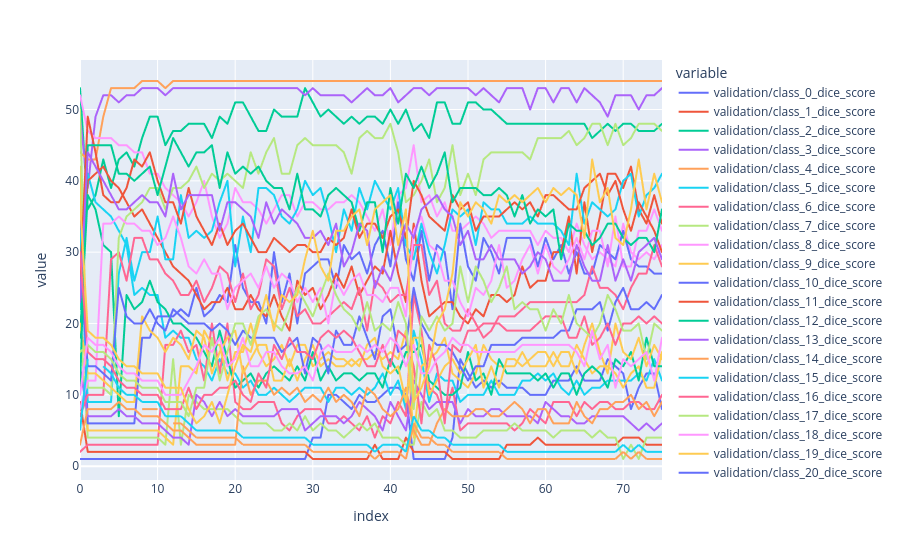

Notebook source saved alongside this figure:
### Code cell
px.line(
    (
        df
        .filter(axis="columns", regex="validation/class*")
        .rank(axis="columns", method="first")
        .iloc[:, :30]
    ),
)

### Figure 1 — Plotly figure (JSON) as saved in the notebook; plotly's stock layout.template omitted (floating-point values rounded to 4 significant figures)
{"data": [{"hovertemplate": "variable=validation/class_0_dice_score<br>index=%{x}<br>value=%{y}<extra></extra>", "legendgroup": "validation/class_0_dice_score", "line": {"color": "#636efa", "dash": "solid"}, "marker": {"symbol": "circle"}, "mode": "lines", "name": "validation/class_0_dice_score", "showlegend": true, "type": "scattergl", "x": [0, 1, 2, 3, 4, 5, 6, 7, 8, 9, 10, 11, 12, 13, 14, 15, 16, 17, 18, 19, 20, 21, 22, 23, 24, 25, 26, 27, 28, 29, 30, 31, 32, 33, 34, 35, 36, 37, 38, 39, 40, 41, 42, 43, 44, 45, 46, 47, 48, 49, 50, 51, 52, 53, 54, 55, 56, 57, 58, 59, 60, 61, 62, 63, 64, 65, 66, 67, 68, 69, 70, 71, 72, 73, 74, 75], "xaxis": "x", "y": [1.0, 1.0, 1.0, 1.0, 1.0, 1.0, 1.0, 1.0, 1.0, 1.0, 1.0, 1.0, 1.0, 1.0, 1.0, 1.0, 1.0, 1.0, 1.0, 1.0, 1.0, 1.0, 1.0, 1.0, 1.0, 1.0, 1.0, 1.0, 1.0, 1.0, 4.0, 4.0, 10.0, 10.0, 9.0, 8.0, 10.0, 9.0, 9.0, 10.0, 11.0, 11.0, 10.0, 1.0, 1.0, 1.0, 1.0, 1.0, 4.0, 15.0, 13.0, 11.0, 12.0, 11.0, 12.0, 11.0, 11.0, 11.0, 10.0, 10.0, 10.0, 12.0, 12.0, 12.0, 14.0, 12.0, 12.0, 12.0, 15.0, 14.0, 13.0, 8.0, 11.0, 13.0, 13.0, 8.0], "yaxis": "y"}, {"hovertemplate": "variable=validation/class_1_dice_score<br>index=%{x}<br>value=%{y}<extra></extra>", "legendgroup": "validation/class_1_dice_score", "line": {"color": "#EF553B", "dash": "solid"}, "marker": {"symbol": "circle"}, "mode": "lines", "name": "validation/class_1_dice_score", "showlegend": true, "type": "scattergl", "x": [0, 1, 2, 3, 4, 5, 6, 7, 8, 9, 10, 11, 12, 13, 14, 15, 16, 17, 18, 19, 20, 21, 22, 23, 24, 25, 26, 27, 28, 29, 30, 31, 32, 33, 34, 35, 36, 37, 38, 39, 40, 41, 42, 43, 44, 45, 46, 47, 48, 49, 50, 51, 52, 53, 54, 55, 56, 57, 58, 59, 60, 61, 62, 63, 64, 65, 66, 67, 68, 69, 70, 71, 72, 73, 74, 75], "xaxis": "x", "y": [9.0, 2.0, 2.0, 2.0, 2.0, 2.0, 2.0, 2.0, 2.0, 2.0, 2.0, 2.0, 2.0, 2.0, 2.0, 2.0, 2.0, 2.0, 2.0, 2.0, 2.0, 2.0, 2.0, 2.0, 2.0, 2.0, 2.0, 2.0, 2.0, 2.0, 1.0, 1.0, 1.0, 1.0, 1.0, 1.0, 1.0, 1.0, 3.0, 1.0, 1.0, 1.0, 4.0, 2.0, 2.0, 2.0, 2.0, 2.0, 1.0, 1.0, 1.0, 1.0, 1.0, 1.0, 1.0, 3.0, 3.0, 3.0, 3.0, 4.0, 3.0, 3.0, 3.0, 3.0, 3.0, 3.0, 3.0, 3.0, 3.0, 3.0, 4.0, 4.0, 4.0, 3.0, 3.0, 3.0], "yaxis": "y"}, {"hovertemplate": "variable=validation/class_2_dice_score<br>index=%{x}<br>value=%{y}<extra></extra>", "legendgroup": "validation/class_2_dice_score", "line": {"color": "#00cc96", "dash": "solid"}, "marker": {"symbol": "circle"}, "mode": "lines", "name": "validation/class_2_dice_score", "showlegend": true, "type": "scattergl", "x": [0, 1, 2, 3, 4, 5, 6, 7, 8, 9, 10, 11, 12, 13, 14, 15, 16, 17, 18, 19, 20, 21, 22, 23, 24, 25, 26, 27, 28, 29, 30, 31, 32, 33, 34, 35, 36, 37, 38, 39, 40, 41, 42, 43, 44, 45, 46, 47, 48, 49, 50, 51, 52, 53, 54, 55, 56, 57, 58, 59, 60, 61, 62, 63, 64, 65, 66, 67, 68, 69, 70, 71, 72, 73, 74, 75], "xaxis": "x", "y": [53.0, 36.0, 38.0, 43.0, 39.0, 43.0, 44.0, 42.0, 46.0, 49.0, 49.0, 45.0, 47.0, 47.0, 48.0, 48.0, 48.0, 46.0, 49.0, 48.0, 51.0, 51.0, 49.0, 47.0, 47.0, 50.0, 49.0, 49.0, 49.0, 53.0, 51.0, 49.0, 50.0, 49.0, 48.0, 49.0, 48.0, 49.0, 49.0, 48.0, 50.0, 48.0, 50.0, 47.0, 48.0, 46.0, 51.0, 51.0, 48.0, 48.0, 51.0, 51.0, 50.0, 50.0, 49.0, 48.0, 48.0, 48.0, 48.0, 48.0, 48.0, 48.0, 48.0, 48.0, 48.0, 48.0, 46.0, 47.0, 48.0, 47.0, 48.0, 48.0, 47.0, 47.0, 47.0, 48.0], "yaxis": "y"}, {"hovertemplate": "variable=validation/class_3_dice_score<br>index=%{x}<br>value=%{y}<extra></extra>", "legendgroup": "validation/class_3_dice_score", "line": {"color": "#ab63fa", "dash": "solid"}, "marker": {"symbol": "circle"}, "mode": "lines", "name": "validation/class_3_dice_score", "showlegend": true, "type": "scattergl", "x": [0, 1, 2, 3, 4, 5, 6, 7, 8, 9, 10, 11, 12, 13, 14, 15, 16, 17, 18, 19, 20, 21, 22, 23, 24, 25, 26, 27, 28, 29, 30, 31, 32, 33, 34, 35, 36, 37, 38, 39, 40, 41, 42, 43, 44, 45, 46, 47, 48, 49, 50, 51, 52, 53, 54, 55, 56, 57, 58, 59, 60, 61, 62, 63, 64, 65, 66, 67, 68, 69, 70, 71, 72, 73, 74, 75], "xaxis": "x", "y": [49.0, 39.0, 49.0, 52.0, 52.0, 51.0, 52.0, 52.0, 53.0, 53.0, 53.0, 52.0, 53.0, 53.0, 53.0, 53.0, 53.0, 53.0, 53.0, 53.0, 53.0, 53.0, 53.0, 53.0, 53.0, 53.0, 53.0, 53.0, 53.0, 52.0, 53.0, 52.0, 52.0, 52.0, 52.0, 51.0, 52.0, 53.0, 52.0, 52.0, 53.0, 51.0, 52.0, 53.0, 53.0, 52.0, 53.0, 53.0, 53.0, 53.0, 53.0, 52.0, 53.0, 52.0, 51.0, 53.0, 53.0, 53.0, 50.0, 53.0, 53.0, 51.0, 53.0, 53.0, 51.0, 53.0, 52.0, 51.0, 49.0, 52.0, 52.0, 52.0, 50.0, 52.0, 52.0, 53.0], "yaxis": "y"}, {"hovertemplate": "variable=validation/class_4_dice_score<br>index=%{x}<br>value=%{y}<extra></extra>", "legendgroup": "validation/class_4_dice_score", "line": {"color": "#FFA15A", "dash": "solid"}, "marker": {"symbol": "circle"}, "mode": "lines", "name": "validation/class_4_dice_score", "showlegend": true, "type": "scattergl", "x": [0, 1, 2, 3, 4, 5, 6, 7, 8, 9, 10, 11, 12, 13, 14, 15, 16, 17, 18, 19, 20, 21, 22, 23, 24, 25, 26, 27, 28, 29, 30, 31, 32, 33, 34, 35, 36, 37, 38, 39, 40, 41, 42, 43, 44, 45, 46, 47, 48, 49, 50, 51, 52, 53, 54, 55, 56, 57, 58, 59, 60, 61, 62, 63, 64, 65, 66, 67, 68, 69, 70, 71, 72, 73, 74, 75], "xaxis": "x", "y": [44.0, 43.0, 43.0, 49.0, 53.0, 53.0, 53.0, 53.0, 54.0, 54.0, 54.0, 53.0, 54.0, 54.0, 54.0, 54.0, 54.0, 54.0, 54.0, 54.0, 54.0, 54.0, 54.0, 54.0, 54.0, 54.0, 54.0, 54.0, 54.0, 54.0, 54.0, 54.0, 54.0, 54.0, 54.0, 54.0, 54.0, 54.0, 54.0, 54.0, 54.0, 54.0, 54.0, 54.0, 54.0, 54.0, 54.0, 54.0, 54.0, 54.0, 54.0, 54.0, 54.0, 54.0, 54.0, 54.0, 54.0, 54.0, 54.0, 54.0, 54.0, 54.0, 54.0, 54.0, 54.0, 54.0, 54.0, 54.0, 54.0, 54.0, 54.0, 54.0, 54.0, 54.0, 54.0, 54.0], "yaxis": "y"}, {"hovertemplate": "variable=validation/class_5_dice_score<br>index=%{x}<br>value=%{y}<extra></extra>", "legendgroup": "validation/class_5_dice_score", "line": {"color": "#19d3f3", "dash": "solid"}, "marker": {"symbol": "circle"}, "mode": "lines", "name": "validation/class_5_dice_score", "showlegend": true, "type": "scattergl", "x": [0, 1, 2, 3, 4, 5, 6, 7, 8, 9, 10, 11, 12, 13, 14, 15, 16, 17, 18, 19, 20, 21, 22, 23, 24, 25, 26, 27, 28, 29, 30, 31, 32, 33, 34, 35, 36, 37, 38, 39, 40, 41, 42, 43, 44, 45, 46, 47, 48, 49, 50, 51, 52, 53, 54, 55, 56, 57, 58, 59, 60, 61, 62, 63, 64, 65, 66, 67, 68, 69, 70, 71, 72, 73, 74, 75], "xaxis": "x", "y": [22.0, 41.0, 37.0, 36.0, 35.0, 33.0, 31.0, 24.0, 25.0, 24.0, 24.0, 18.0, 19.0, 18.0, 18.0, 15.0, 14.0, 12.0, 15.0, 13.0, 13.0, 11.0, 12.0, 10.0, 10.0, 11.0, 10.0, 9.0, 10.0, 11.0, 11.0, 11.0, 9.0, 11.0, 11.0, 10.0, 11.0, 10.0, 11.0, 13.0, 10.0, 12.0, 8.0, 19.0, 15.0, 9.0, 13.0, 12.0, 12.0, 9.0, 10.0, 10.0, 10.0, 12.0, 10.0, 10.0, 10.0, 12.0, 12.0, 13.0, 12.0, 13.0, 11.0, 10.0, 12.0, 10.0, 11.0, 11.0, 12.0, 12.0, 12.0, 12.0, 13.0, 12.0, 15.0, 12.0], "yaxis": "y"}, {"hovertemplate": "variable=validation/class_6_dice_score<br>index=%{x}<br>value=%{y}<extra></extra>", "legendgroup": "validation/class_6_dice_score", "line": {"color": "#FF6692", "dash": "solid"}, "marker": {"symbol": "circle"}, "mode": "lines", "name": "validation/class_6_dice_score", "showlegend": true, "type": "scattergl", "x": [0, 1, 2, 3, 4, 5, 6, 7, 8, 9, 10, 11, 12, 13, 14, 15, 16, 17, 18, 19, 20, 21, 22, 23, 24, 25, 26, 27, 28, 29, 30, 31, 32, 33, 34, 35, 36, 37, 38, 39, 40, 41, 42, 43, 44, 45, 46, 47, 48, 49, 50, 51, 52, 53, 54, 55, 56, 57, 58, 59, 60, 61, 62, 63, 64, 65, 66, 67, 68, 69, 70, 71, 72, 73, 74, 75], "xaxis": "x", "y": [2.0, 3.0, 3.0, 3.0, 3.0, 3.0, 3.0, 3.0, 3.0, 3.0, 3.0, 17.0, 17.0, 19.0, 16.0, 17.0, 12.0, 20.0, 13.0, 20.0, 9.0, 8.0, 8.0, 9.0, 9.0, 9.0, 6.0, 5.0, 7.0, 8.0, 8.0, 8.0, 6.0, 6.0, 7.0, 6.0, 5.0, 7.0, 4.0, 7.0, 6.0, 9.0, 7.0, 24.0, 19.0, 11.0, 10.0, 7.0, 11.0, 5.0, 6.0, 6.0, 6.0, 6.0, 6.0, 6.0, 5.0, 6.0, 8.0, 7.0, 6.0, 9.0, 9.0, 9.0, 7.0, 9.0, 8.0, 9.0, 9.0, 8.0, 8.0, 9.0, 9.0, 8.0, 8.0, 10.0], "yaxis": "y"}, {"hovertemplate": "variable=validation/class_7_dice_score<br>index=%{x}<br>value=%{y}<extra></extra>", "legendgroup": "validation/class_7_dice_score", "line": {"color": "#B6E880", "dash": "solid"}, "marker": {"symbol": "circle"}, "mode": "lines", "name": "validation/class_7_dice_score", "showlegend": true, "type": "scattergl", "x": [0, 1, 2, 3, 4, 5, 6, 7, 8, 9, 10, 11, 12, 13, 14, 15, 16, 17, 18, 19, 20, 21, 22, 23, 24, 25, 26, 27, 28, 29, 30, 31, 32, 33, 34, 35, 36, 37, 38, 39, 40, 41, 42, 43, 44, 45, 46, 47, 48, 49, 50, 51, 52, 53, 54, 55, 56, 57, 58, 59, 60, 61, 62, 63, 64, 65, 66, 67, 68, 69, 70, 71, 72, 73, 74, 75], "xaxis": "x", "y": [21.0, 4.0, 4.0, 4.0, 4.0, 4.0, 4.0, 4.0, 4.0, 4.0, 4.0, 3.0, 15.0, 3.0, 10.0, 9.0, 8.0, 8.0, 8.0, 8.0, 7.0, 6.0, 6.0, 6.0, 6.0, 5.0, 5.0, 6.0, 5.0, 7.0, 5.0, 6.0, 5.0, 5.0, 4.0, 5.0, 6.0, 5.0, 6.0, 4.0, 4.0, 4.0, 3.0, 3.0, 9.0, 7.0, 8.0, 5.0, 5.0, 4.0, 4.0, 4.0, 5.0, 5.0, 5.0, 5.0, 6.0, 5.0, 5.0, 5.0, 5.0, 4.0, 5.0, 5.0, 5.0, 5.0, 4.0, 5.0, 4.0, 4.0, 1.0, 3.0, 1.0, 4.0, 4.0, 4.0], "yaxis": "y"}, {"hovertemplate": "variable=validation/class_8_dice_score<br>index=%{x}<br>value=%{y}<extra></extra>", "legendgroup": "validation/class_8_dice_score", "line": {"color": "#FF97FF", "dash": "solid"}, "marker": {"symbol": "circle"}, "mode": "lines", "name": "validation/class_8_dice_score", "showlegend": true, "type": "scattergl", "x": [0, 1, 2, 3, 4, 5, 6, 7, 8, 9, 10, 11, 12, 13, 14, 15, 16, 17, 18, 19, 20, 21, 22, 23, 24, 25, 26, 27, 28, 29, 30, 31, 32, 33, 34, 35, 36, 37, 38, 39, 40, 41, 42, 43, 44, 45, 46, 47, 48, 49, 50, 51, 52, 53, 54, 55, 56, 57, 58, 59, 60, 61, 62, 63, 64, 65, 66, 67, 68, 69, 70, 71, 72, 73, 74, 75], "xaxis": "x", "y": [52.0, 47.0, 46.0, 46.0, 46.0, 45.0, 45.0, 44.0, 44.0, 41.0, 41.0, 39.0, 38.0, 37.0, 35.0, 37.0, 40.0, 35.0, 32.0, 34.0, 39.0, 37.0, 37.0, 36.0, 34.0, 36.0, 38.0, 38.0, 35.0, 37.0, 37.0, 36.0, 36.0, 37.0, 37.0, 38.0, 37.0, 35.0, 33.0, 36.0, 31.0, 38.0, 39.0, 45.0, 37.0, 38.0, 35.0, 37.0, 33.0, 33.0, 34.0, 35.0, 34.0, 32.0, 33.0, 33.0, 33.0, 33.0, 33.0, 31.0, 33.0, 32.0, 32.0, 30.0, 34.0, 31.0, 29.0, 30.0, 29.0, 28.0, 34.0, 30.0, 29.0, 30.0, 29.0, 31.0], "yaxis": "y"}, {"hovertemplate": "variable=validation/class_9_dice_score<br>index=%{x}<br>value=%{y}<extra></extra>", "legendgroup": "validation/class_9_dice_score", "line": {"color": "#FECB52", "dash": "solid"}, "marker": {"symbol": "circle"}, "mode": "lines", "name": "validation/class_9_dice_score", "showlegend": true, "type": "scattergl", "x": [0, 1, 2, 3, 4, 5, 6, 7, 8, 9, 10, 11, 12, 13, 14, 15, 16, 17, 18, 19, 20, 21, 22, 23, 24, 25, 26, 27, 28, 29, 30, 31, 32, 33, 34, 35, 36, 37, 38, 39, 40, 41, 42, 43, 44, 45, 46, 47, 48, 49, 50, 51, 52, 53, 54, 55, 56, 57, 58, 59, 60, 61, 62, 63, 64, 65, 66, 67, 68, 69, 70, 71, 72, 73, 74, 75], "xaxis": "x", "y": [42.0, 5.0, 5.0, 5.0, 5.0, 5.0, 5.0, 5.0, 5.0, 5.0, 5.0, 4.0, 3.0, 14.0, 14.0, 13.0, 19.0, 17.0, 17.0, 12.0, 16.0, 16.0, 20.0, 16.0, 14.0, 15.0, 17.0, 14.0, 17.0, 17.0, 14.0, 15.0, 16.0, 15.0, 15.0, 14.0, 15.0, 15.0, 16.0, 15.0, 16.0, 15.0, 19.0, 4.0, 14.0, 15.0, 16.0, 18.0, 13.0, 12.0, 11.0, 13.0, 17.0, 15.0, 14.0, 14.0, 14.0, 16.0, 14.0, 14.0, 14.0, 16.0, 14.0, 14.0, 17.0, 15.0, 13.0, 14.0, 14.0, 13.0, 11.0, 13.0, 14.0, 11.0, 11.0, 16.0], "yaxis": "y"}, {"hovertemplate": "variable=validation/class_10_dice_score<br>index=%{x}<br>value=%{y}<extra></extra>", "legendgroup": "validation/class_10_dice_score", "line": {"color": "#636efa", "dash": "solid"}, "marker": {"symbol": "circle"}, "mode": "lines", "name": "validation/class_10_dice_score", "showlegend": true, "type": "scattergl", "x": [0, 1, 2, 3, 4, 5, 6, 7, 8, 9, 10, 11, 12, 13, 14, 15, 16, 17, 18, 19, 20, 21, 22, 23, 24, 25, 26, 27, 28, 29, 30, 31, 32, 33, 34, 35, 36, 37, 38, 39, 40, 41, 42, 43, 44, 45, 46, 47, 48, 49, 50, 51, 52, 53, 54, 55, 56, 57, 58, 59, 60, 61, 62, 63, 64, 65, 66, 67, 68, 69, 70, 71, 72, 73, 74, 75], "xaxis": "x", "y": [36.0, 6.0, 6.0, 6.0, 6.0, 6.0, 6.0, 6.0, 18.0, 18.0, 21.0, 21.0, 21.0, 22.0, 21.0, 25.0, 21.0, 22.0, 24.0, 23.0, 31.0, 25.0, 23.0, 23.0, 20.0, 30.0, 23.0, 27.0, 20.0, 27.0, 28.0, 29.0, 29.0, 25.0, 31.0, 29.0, 30.0, 27.0, 31.0, 33.0, 28.0, 37.0, 29.0, 26.0, 33.0, 26.0, 31.0, 30.0, 22.0, 34.0, 28.0, 26.0, 32.0, 30.0, 27.0, 32.0, 32.0, 32.0, 32.0, 28.0, 32.0, 29.0, 31.0, 27.0, 30.0, 27.0, 27.0, 31.0, 30.0, 29.0, 33.0, 29.0, 28.0, 28.0, 27.0, 27.0], "yaxis": "y"}, {"hovertemplate": "variable=validation/class_11_dice_score<br>index=%{x}<br>value=%{y}<extra></extra>", "legendgroup": "validation/class_11_dice_score", "line": {"color": "#EF553B", "dash": "solid"}, "marker": {"symbol": "circle"}, "mode": "lines", "name": "validation/class_11_dice_score", "showlegend": true, "type": "scattergl", "x": [0, 1, 2, 3, 4, 5, 6, 7, 8, 9, 10, 11, 12, 13, 14, 15, 16, 17, 18, 19, 20, 21, 22, 23, 24, 25, 26, 27, 28, 29, 30, 31, 32, 33, 34, 35, 36, 37, 38, 39, 40, 41, 42, 43, 44, 45, 46, 47, 48, 49, 50, 51, 52, 53, 54, 55, 56, 57, 58, 59, 60, 61, 62, 63, 64, 65, 66, 67, 68, 69, 70, 71, 72, 73, 74, 75], "xaxis": "x", "y": [24.0, 40.0, 41.0, 42.0, 40.0, 39.0, 37.0, 35.0, 36.0, 34.0, 32.0, 30.0, 28.0, 27.0, 26.0, 24.0, 22.0, 23.0, 23.0, 25.0, 22.0, 22.0, 24.0, 22.0, 21.0, 24.0, 21.0, 19.0, 26.0, 24.0, 25.0, 22.0, 24.0, 27.0, 25.0, 28.0, 24.0, 26.0, 28.0, 27.0, 33.0, 27.0, 23.0, 34.0, 26.0, 21.0, 22.0, 23.0, 23.0, 21.0, 20.0, 22.0, 21.0, 24.0, 24.0, 23.0, 24.0, 28.0, 25.0, 26.0, 26.0, 30.0, 30.0, 35.0, 27.0, 37.0, 30.0, 35.0, 41.0, 41.0, 39.0, 42.0, 36.0, 34.0, 38.0, 34.0], "yaxis": "y"}, {"hovertemplate": "variable=validation/class_12_dice_score<br>index=%{x}<br>value=%{y}<extra></extra>", "legendgroup": "validation/class_12_dice_score", "line": {"color": "#00cc96", "dash": "solid"}, "marker": {"symbol": "circle"}, "mode": "lines", "name": "validation/class_12_dice_score", "showlegend": true, "type": "scattergl", "x": [0, 1, 2, 3, 4, 5, 6, 7, 8, 9, 10, 11, 12, 13, 14, 15, 16, 17, 18, 19, 20, 21, 22, 23, 24, 25, 26, 27, 28, 29, 30, 31, 32, 33, 34, 35, 36, 37, 38, 39, 40, 41, 42, 43, 44, 45, 46, 47, 48, 49, 50, 51, 52, 53, 54, 55, 56, 57, 58, 59, 60, 61, 62, 63, 64, 65, 66, 67, 68, 69, 70, 71, 72, 73, 74, 75], "xaxis": "x", "y": [18.0, 38.0, 36.0, 31.0, 30.0, 7.0, 24.0, 22.0, 23.0, 26.0, 23.0, 22.0, 20.0, 20.0, 19.0, 18.0, 16.0, 14.0, 19.0, 15.0, 11.0, 12.0, 13.0, 11.0, 13.0, 14.0, 13.0, 12.0, 14.0, 12.0, 16.0, 12.0, 14.0, 12.0, 13.0, 13.0, 12.0, 13.0, 13.0, 11.0, 15.0, 13.0, 16.0, 16.0, 17.0, 12.0, 11.0, 10.0, 10.0, 11.0, 16.0, 12.0, 13.0, 10.0, 15.0, 13.0, 13.0, 13.0, 13.0, 12.0, 13.0, 11.0, 13.0, 13.0, 10.0, 13.0, 14.0, 13.0, 11.0, 15.0, 14.0, 16.0, 12.0, 18.0, 14.0, 14.0], "yaxis": "y"}, {"hovertemplate": "variable=validation/class_13_dice_score<br>index=%{x}<br>value=%{y}<extra></extra>", "legendgroup": "validation/class_13_dice_score", "line": {"color": "#ab63fa", "dash": "solid"}, "marker": {"symbol": "circle"}, "mode": "lines", "name": "validation/class_13_dice_score", "showlegend": true, "type": "scattergl", "x": [0, 1, 2, 3, 4, 5, 6, 7, 8, 9, 10, 11, 12, 13, 14, 15, 16, 17, 18, 19, 20, 21, 22, 23, 24, 25, 26, 27, 28, 29, 30, 31, 32, 33, 34, 35, 36, 37, 38, 39, 40, 41, 42, 43, 44, 45, 46, 47, 48, 49, 50, 51, 52, 53, 54, 55, 56, 57, 58, 59, 60, 61, 62, 63, 64, 65, 66, 67, 68, 69, 70, 71, 72, 73, 74, 75], "xaxis": "x", "y": [14.0, 7.0, 7.0, 7.0, 7.0, 8.0, 7.0, 7.0, 6.0, 6.0, 6.0, 5.0, 4.0, 4.0, 3.0, 10.0, 9.0, 7.0, 9.0, 7.0, 8.0, 7.0, 7.0, 7.0, 7.0, 7.0, 8.0, 8.0, 8.0, 5.0, 6.0, 7.0, 7.0, 7.0, 6.0, 7.0, 9.0, 8.0, 7.0, 5.0, 9.0, 7.0, 5.0, 12.0, 10.0, 8.0, 9.0, 9.0, 9.0, 6.0, 8.0, 7.0, 7.0, 8.0, 8.0, 7.0, 7.0, 7.0, 7.0, 6.0, 9.0, 8.0, 7.0, 7.0, 6.0, 6.0, 7.0, 7.0, 7.0, 7.0, 7.0, 6.0, 5.0, 6.0, 5.0, 6.0], "yaxis": "y"}, {"hovertemplate": "variable=validation/class_14_dice_score<br>index=%{x}<br>value=%{y}<extra></extra>", "legendgroup": "validation/class_14_dice_score", "line": {"color": "#FFA15A", "dash": "solid"}, "marker": {"symbol": "circle"}, "mode": "lines", "name": "validation/class_14_dice_score", "showlegend": true, "type": "scattergl", "x": [0, 1, 2, 3, 4, 5, 6, 7, 8, 9, 10, 11, 12, 13, 14, 15, 16, 17, 18, 19, 20, 21, 22, 23, 24, 25, 26, 27, 28, 29, 30, 31, 32, 33, 34, 35, 36, 37, 38, 39, 40, 41, 42, 43, 44, 45, 46, 47, 48, 49, 50, 51, 52, 53, 54, 55, 56, 57, 58, 59, 60, 61, 62, 63, 64, 65, 66, 67, 68, 69, 70, 71, 72, 73, 74, 75], "xaxis": "x", "y": [3.0, 8.0, 8.0, 8.0, 8.0, 9.0, 8.0, 8.0, 7.0, 7.0, 7.0, 6.0, 5.0, 5.0, 4.0, 3.0, 3.0, 3.0, 3.0, 3.0, 3.0, 14.0, 10.0, 12.0, 12.0, 10.0, 11.0, 10.0, 11.0, 9.0, 10.0, 9.0, 11.0, 9.0, 10.0, 9.0, 7.0, 11.0, 10.0, 8.0, 7.0, 8.0, 11.0, 5.0, 3.0, 3.0, 6.0, 8.0, 7.0, 7.0, 7.0, 8.0, 8.0, 7.0, 7.0, 8.0, 9.0, 8.0, 6.0, 8.0, 8.0, 6.0, 6.0, 6.0, 9.0, 7.0, 6.0, 8.0, 8.0, 9.0, 9.0, 10.0, 8.0, 9.0, 7.0, 9.0], "yaxis": "y"}, {"hovertemplate": "variable=validation/class_15_dice_score<br>index=%{x}<br>value=%{y}<extra></extra>", "legendgroup": "validation/class_15_dice_score", "line": {"color": "#19d3f3", "dash": "solid"}, "marker": {"symbol": "circle"}, "mode": "lines", "name": "validation/class_15_dice_score", "showlegend": true, "type": "scattergl", "x": [0, 1, 2, 3, 4, 5, 6, 7, 8, 9, 10, 11, 12, 13, 14, 15, 16, 17, 18, 19, 20, 21, 22, 23, 24, 25, 26, 27, 28, 29, 30, 31, 32, 33, 34, 35, 36, 37, 38, 39, 40, 41, 42, 43, 44, 45, 46, 47, 48, 49, 50, 51, 52, 53, 54, 55, 56, 57, 58, 59, 60, 61, 62, 63, 64, 65, 66, 67, 68, 69, 70, 71, 72, 73, 74, 75], "xaxis": "x", "y": [33.0, 9.0, 9.0, 9.0, 9.0, 27.0, 32.0, 26.0, 30.0, 30.0, 35.0, 29.0, 29.0, 38.0, 32.0, 33.0, 32.0, 33.0, 37.0, 40.0, 28.0, 35.0, 30.0, 39.0, 39.0, 38.0, 35.0, 34.0, 36.0, 40.0, 38.0, 39.0, 35.0, 30.0, 36.0, 33.0, 39.0, 36.0, 40.0, 38.0, 36.0, 39.0, 31.0, 29.0, 34.0, 30.0, 27.0, 31.0, 36.0, 35.0, 36.0, 31.0, 37.0, 36.0, 36.0, 34.0, 34.0, 34.0, 35.0, 34.0, 34.0, 34.0, 33.0, 31.0, 41.0, 34.0, 37.0, 36.0, 35.0, 36.0, 40.0, 41.0, 35.0, 38.0, 39.0, 41.0], "yaxis": "y"}, {"hovertemplate": "variable=validation/class_16_dice_score<br>index=%{x}<br>value=%{y}<extra></extra>", "legendgroup": "validation/class_16_dice_score", "line": {"color": "#FF6692", "dash": "solid"}, "marker": {"symbol": "circle"}, "mode": "lines", "name": "validation/class_16_dice_score", "showlegend": true, "type": "scattergl", "x": [0, 1, 2, 3, 4, 5, 6, 7, 8, 9, 10, 11, 12, 13, 14, 15, 16, 17, 18, 19, 20, 21, 22, 23, 24, 25, 26, 27, 28, 29, 30, 31, 32, 33, 34, 35, 36, 37, 38, 39, 40, 41, 42, 43, 44, 45, 46, 47, 48, 49, 50, 51, 52, 53, 54, 55, 56, 57, 58, 59, 60, 61, 62, 63, 64, 65, 66, 67, 68, 69, 70, 71, 72, 73, 74, 75], "xaxis": "x", "y": [7.0, 10.0, 10.0, 10.0, 29.0, 30.0, 26.0, 32.0, 32.0, 29.0, 29.0, 27.0, 26.0, 24.0, 24.0, 26.0, 23.0, 25.0, 28.0, 27.0, 23.0, 27.0, 22.0, 24.0, 29.0, 28.0, 22.0, 25.0, 21.0, 22.0, 20.0, 20.0, 21.0, 22.0, 23.0, 22.0, 25.0, 19.0, 26.0, 25.0, 23.0, 24.0, 24.0, 31.0, 31.0, 24.0, 26.0, 20.0, 19.0, 19.0, 22.0, 20.0, 18.0, 19.0, 21.0, 21.0, 21.0, 22.0, 23.0, 23.0, 23.0, 23.0, 23.0, 23.0, 23.0, 24.0, 28.0, 25.0, 25.0, 24.0, 22.0, 25.0, 27.0, 27.0, 31.0, 28.0], "yaxis": "y"}, {"hovertemplate": "variable=validation/class_17_dice_score<br>index=%{x}<br>value=%{y}<extra></extra>", "legendgroup": "validation/class_17_dice_score", "line": {"color": "#B6E880", "dash": "solid"}, "marker": {"symbol": "circle"}, "mode": "lines", "name": "validation/class_17_dice_score", "showlegend": true, "type": "scattergl", "x": [0, 1, 2, 3, 4, 5, 6, 7, 8, 9, 10, 11, 12, 13, 14, 15, 16, 17, 18, 19, 20, 21, 22, 23, 24, 25, 26, 27, 28, 29, 30, 31, 32, 33, 34, 35, 36, 37, 38, 39, 40, 41, 42, 43, 44, 45, 46, 47, 48, 49, 50, 51, 52, 53, 54, 55, 56, 57, 58, 59, 60, 61, 62, 63, 64, 65, 66, 67, 68, 69, 70, 71, 72, 73, 74, 75], "xaxis": "x", "y": [50.0, 11.0, 11.0, 11.0, 10.0, 32.0, 35.0, 36.0, 37.0, 39.0, 39.0, 36.0, 39.0, 39.0, 40.0, 42.0, 39.0, 41.0, 40.0, 41.0, 40.0, 39.0, 44.0, 41.0, 44.0, 46.0, 41.0, 41.0, 45.0, 46.0, 45.0, 45.0, 45.0, 45.0, 44.0, 41.0, 46.0, 47.0, 46.0, 46.0, 48.0, 44.0, 37.0, 38.0, 40.0, 43.0, 37.0, 39.0, 45.0, 38.0, 41.0, 38.0, 43.0, 44.0, 44.0, 44.0, 44.0, 44.0, 43.0, 46.0, 46.0, 46.0, 46.0, 47.0, 45.0, 46.0, 48.0, 48.0, 45.0, 48.0, 45.0, 46.0, 48.0, 48.0, 48.0, 47.0], "yaxis": "y"}, {"hovertemplate": "variable=validation/class_18_dice_score<br>index=%{x}<br>value=%{y}<extra></extra>", "legendgroup": "validation/class_18_dice_score", "line": {"color": "#FF97FF", "dash": "solid"}, "marker": {"symbol": "circle"}, "mode": "lines", "name": "validation/class_18_dice_score", "showlegend": true, "type": "scattergl", "x": [0, 1, 2, 3, 4, 5, 6, 7, 8, 9, 10, 11, 12, 13, 14, 15, 16, 17, 18, 19, 20, 21, 22, 23, 24, 25, 26, 27, 28, 29, 30, 31, 32, 33, 34, 35, 36, 37, 38, 39, 40, 41, 42, 43, 44, 45, 46, 47, 48, 49, 50, 51, 52, 53, 54, 55, 56, 57, 58, 59, 60, 61, 62, 63, 64, 65, 66, 67, 68, 69, 70, 71, 72, 73, 74, 75], "xaxis": "x", "y": [8.0, 12.0, 12.0, 34.0, 34.0, 35.0, 34.0, 34.0, 33.0, 33.0, 31.0, 32.0, 35.0, 32.0, 28.0, 27.0, 29.0, 27.0, 27.0, 22.0, 25.0, 26.0, 27.0, 25.0, 28.0, 25.0, 27.0, 26.0, 23.0, 25.0, 23.0, 25.0, 20.0, 26.0, 24.0, 26.0, 27.0, 24.0, 24.0, 23.0, 25.0, 25.0, 21.0, 33.0, 35.0, 31.0, 30.0, 26.0, 26.0, 23.0, 21.0, 25.0, 24.0, 26.0, 31.0, 25.0, 26.0, 29.0, 31.0, 27.0, 31.0, 28.0, 27.0, 29.0, 32.0, 29.0, 33.0, 33.0, 28.0, 35.0, 28.0, 28.0, 33.0, 33.0, 36.0, 33.0], "yaxis": "y"}, {"hovertemplate": "variable=validation/class_19_dice_score<br>index=%{x}<br>value=%{y}<extra></extra>", "legendgroup": "validation/class_19_dice_score", "line": {"color": "#FECB52", "dash": "solid"}, "marker": {"symbol": "circle"}, "mode": "lines", "name": "validation/class_19_dice_score", "showlegend": true, "type": "scattergl", "x": [0, 1, 2, 3, 4, 5, 6, 7, 8, 9, 10, 11, 12, 13, 14, 15, 16, 17, 18, 19, 20, 21, 22, 23, 24, 25, 26, 27, 28, 29, 30, 31, 32, 33, 34, 35, 36, 37, 38, 39, 40, 41, 42, 43, 44, 45, 46, 47, 48, 49, 50, 51, 52, 53, 54, 55, 56, 57, 58, 59, 60, 61, 62, 63, 64, 65, 66, 67, 68, 69, 70, 71, 72, 73, 74, 75], "xaxis": "x", "y": [20.0, 13.0, 13.0, 12.0, 11.0, 10.0, 9.0, 9.0, 21.0, 19.0, 18.0, 16.0, 18.0, 17.0, 15.0, 19.0, 18.0, 13.0, 16.0, 18.0, 19.0, 13.0, 15.0, 17.0, 17.0, 12.0, 12.0, 15.0, 12.0, 15.0, 17.0, 14.0, 15.0, 14.0, 14.0, 15.0, 14.0, 17.0, 18.0, 14.0, 13.0, 14.0, 9.0, 18.0, 18.0, 10.0, 12.0, 14.0, 15.0, 13.0, 15.0, 17.0, 11.0, 14.0, 11.0, 15.0, 15.0, 14.0, 15.0, 16.0, 16.0, 14.0, 16.0, 16.0, 13.0, 17.0, 20.0, 16.0, 13.0, 20.0, 16.0, 15.0, 18.0, 14.0, 17.0, 15.0], "yaxis": "y"}, {"hovertemplate": "variable=validation/class_20_dice_score<br>index=%{x}<br>value=%{y}<extra></extra>", "legendgroup": "validation/class_20_dice_score", "line": {"color": "#636efa", "dash": "solid"}, "marker": {"symbol": "circle"}, "mode": "lines", "name": "validation/class_20_dice_score", "showlegend": true, "type": "scattergl", "x": [0, 1, 2, 3, 4, 5, 6, 7, 8, 9, 10, 11, 12, 13, 14, 15, 16, 17, 18, 19, 20, 21, 22, 23, 24, 25, 26, 27, 28, 29, 30, 31, 32, 33, 34, 35, 36, 37, 38, 39, 40, 41, 42, 43, 44, 45, 46, 47, 48, 49, 50, 51, 52, 53, 54, 55, 56, 57, 58, 59, 60, 61, 62, 63, 64, 65, 66, 67, 68, 69, 70, 71, 72, 73, 74, 75], "xaxis": "x", "y": [28.0, 14.0, 14.0, 13.0, 12.0, 25.0, 21.0, 20.0, 20.0, 22.0, 20.0, 19.0, 22.0, 21.0, 20.0, 20.0, 20.0, 19.0, 20.0, 19.0, 17.0, 19.0, 18.0, 18.0, 18.0, 18.0, 16.0, 17.0, 18.0, 13.0, 18.0, 17.0, 13.0, 19.0, 17.0, 17.0, 21.0, 18.0, 15.0, 21.0, 22.0, 16.0, 17.0, 25.0, 20.0, 18.0, 17.0, 17.0, 16.0, 14.0, 12.0, 14.0, 14.0, 17.0, 17.0, 17.0, 17.0, 18.0, 18.0, 18.0, 18.0, 18.0, 19.0, 19.0, 22.0, 22.0, 22.0, 23.0, 19.0, 23.0, 25.0, 22.0, 22.0, 23.0, 22.0, 24.0], "yaxis": "y"}, {"hovertemplate": "variable=validation/class_21_dice_score<br>index=%{x}<br>value=%{y}<extra></extra>", "legendgroup": "validation/class_21_dice_score", "line": {"color": "#EF553B", "dash": "solid"}, "marker": {"symbol": "circle"}, "mode": "lines", "name": "validation/class_21_dice_score", "showlegend": true, "type": "scattergl", "x": [0, 1, 2, 3, 4, 5, 6, 7, 8, 9, 10, 11, 12, 13, 14, 15, 16, 17, 18, 19, 20, 21, 22, 23, 24, 25, 26, 27, 28, 29, 30, 31, 32, 33, 34, 35, 36, 37, 38, 39, 40, 41, 42, 43, 44, 45, 46, 47, 48, 49, 50, 51, 52, 53, 54, 55, 56, 57, 58, 59, 60, 61, 62, 63, 64, 65, 66, 67, 68, 69, 70, 71, 72, 73, 74, 75], "xaxis": "x", "y": [25.0, 49.0, 44.0, 38.0, 37.0, 37.0, 39.0, 43.0, 42.0, 44.0, 40.0, 37.0, 37.0, 34.0, 39.0, 35.0, 33.0, 31.0, 34.0, 31.0, 33.0, 34.0, 32.0, 30.0, 30.0, 32.0, 31.0, 30.0, 31.0, 31.0, 30.0, 30.0, 32.0, 31.0, 32.0, 36.0, 32.0, 34.0, 34.0, 32.0, 35.0, 36.0, 32.0, 40.0, 38.0, 35.0, 34.0, 33.0, 38.0, 36.0, 37.0, 33.0, 35.0, 35.0, 35.0, 36.0, 37.0, 36.0, 37.0, 35.0, 38.0, 38.0, 37.0, 36.0, 36.0, 39.0, 40.0, 41.0, 38.0, 40.0, 36.0, 33.0, 37.0, 35.0, 33.0, 30.0], "yaxis": "y"}, {"hovertemplate": "variable=validation/class_22_dice_score<br>index=%{x}<br>value=%{y}<extra></extra>", "legendgroup": "validation/class_22_dice_score", "line": {"color": "#00cc96", "dash": "solid"}, "marker": {"symbol": "circle"}, "mode": "lines", "name": "validation/class_22_dice_score", "showlegend": true, "type": "scattergl", "x": [0, 1, 2, 3, 4, 5, 6, 7, 8, 9, 10, 11, 12, 13, 14, 15, 16, 17, 18, 19, 20, 21, 22, 23, 24, 25, 26, 27, 28, 29, 30, 31, 32, 33, 34, 35, 36, 37, 38, 39, 40, 41, 42, 43, 44, 45, 46, 47, 48, 49, 50, 51, 52, 53, 54, 55, 56, 57, 58, 59, 60, 61, 62, 63, 64, 65, 66, 67, 68, 69, 70, 71, 72, 73, 74, 75], "xaxis": "x", "y": [11.0, 45.0, 45.0, 45.0, 45.0, 41.0, 41.0, 40.0, 41.0, 42.0, 38.0, 42.0, 46.0, 44.0, 42.0, 44.0, 44.0, 45.0, 39.0, 44.0, 41.0, 42.0, 41.0, 42.0, 40.0, 39.0, 39.0, 36.0, 41.0, 36.0, 36.0, 35.0, 38.0, 39.0, 38.0, 37.0, 33.0, 37.0, 37.0, 30.0, 39.0, 34.0, 41.0, 39.0, 42.0, 39.0, 41.0, 44.0, 37.0, 39.0, 39.0, 39.0, 38.0, 38.0, 39.0, 38.0, 35.0, 38.0, 34.0, 36.0, 35.0, 36.0, 29.0, 34.0, 33.0, 33.0, 31.0, 32.0, 34.0, 34.0, 32.0, 31.0, 32.0, 32.0, 30.0, 36.0], "yaxis": "y"}, {"hovertemplate": "variable=validation/class_23_dice_score<br>index=%{x}<br>value=%{y}<extra></extra>", "legendgroup": "validation/class_23_dice_score", "line": {"color": "#ab63fa", "dash": "solid"}, "marker": {"symbol": "circle"}, "mode": "lines", "name": "validation/class_23_dice_score", "showlegend": true, "type": "scattergl", "x": [0, 1, 2, 3, 4, 5, 6, 7, 8, 9, 10, 11, 12, 13, 14, 15, 16, 17, 18, 19, 20, 21, 22, 23, 24, 25, 26, 27, 28, 29, 30, 31, 32, 33, 34, 35, 36, 37, 38, 39, 40, 41, 42, 43, 44, 45, 46, 47, 48, 49, 50, 51, 52, 53, 54, 55, 56, 57, 58, 59, 60, 61, 62, 63, 64, 65, 66, 67, 68, 69, 70, 71, 72, 73, 74, 75], "xaxis": "x", "y": [23.0, 44.0, 42.0, 40.0, 38.0, 36.0, 36.0, 37.0, 38.0, 37.0, 37.0, 35.0, 41.0, 36.0, 38.0, 38.0, 38.0, 38.0, 33.0, 37.0, 37.0, 36.0, 35.0, 32.0, 37.0, 34.0, 36.0, 35.0, 34.0, 32.0, 32.0, 33.0, 31.0, 34.0, 28.0, 30.0, 34.0, 33.0, 25.0, 28.0, 26.0, 30.0, 34.0, 32.0, 36.0, 37.0, 38.0, 36.0, 35.0, 31.0, 33.0, 29.0, 29.0, 31.0, 29.0, 29.0, 29.0, 27.0, 28.0, 30.0, 29.0, 26.0, 26.0, 26.0, 31.0, 28.0, 26.0, 26.0, 31.0, 26.0, 29.0, 26.0, 30.0, 31.0, 32.0, 29.0], "yaxis": "y"}, {"hovertemplate": "variable=validation/class_24_dice_score<br>index=%{x}<br>value=%{y}<extra></extra>", "legendgroup": "validation/class_24_dice_score", "line": {"color": "#FFA15A", "dash": "solid"}, "marker": {"symbol": "circle"}, "mode": "lines", "name": "validation/class_24_dice_score", "showlegend": true, "type": "scattergl", "x": [0, 1, 2, 3, 4, 5, 6, 7, 8, 9, 10, 11, 12, 13, 14, 15, 16, 17, 18, 19, 20, 21, 22, 23, 24, 25, 26, 27, 28, 29, 30, 31, 32, 33, 34, 35, 36, 37, 38, 39, 40, 41, 42, 43, 44, 45, 46, 47, 48, 49, 50, 51, 52, 53, 54, 55, 56, 57, 58, 59, 60, 61, 62, 63, 64, 65, 66, 67, 68, 69, 70, 71, 72, 73, 74, 75], "xaxis": "x", "y": [4.0, NaN, NaN, NaN, NaN, NaN, NaN, NaN, 8.0, 8.0, 8.0, NaN, 6.0, 6.0, 5.0, 4.0, 4.0, 4.0, 4.0, 4.0, 4.0, 3.0, 3.0, 3.0, 3.0, 3.0, 3.0, 3.0, 3.0, 3.0, 2.0, 2.0, 2.0, 2.0, 2.0, 2.0, 2.0, 2.0, 1.0, 2.0, 2.0, 2.0, 1.0, 6.0, 4.0, 4.0, 3.0, 3.0, 2.0, 2.0, 2.0, 2.0, 2.0, 2.0, 2.0, 1.0, 1.0, 1.0, 1.0, 1.0, 1.0, 1.0, 1.0, 1.0, 1.0, 1.0, 1.0, 1.0, 1.0, 1.0, 2.0, 1.0, 2.0, 1.0, 1.0, 1.0], "yaxis": "y"}, {"hovertemplate": "variable=validation/class_25_dice_score<br>index=%{x}<br>value=%{y}<extra></extra>", "legendgroup": "validation/class_25_dice_score", "line": {"color": "#19d3f3", "dash": "solid"}, "marker": {"symbol": "circle"}, "mode": "lines", "name": "validation/class_25_dice_score", "showlegend": true, "type": "scattergl", "x": [0, 1, 2, 3, 4, 5, 6, 7, 8, 9, 10, 11, 12, 13, 14, 15, 16, 17, 18, 19, 20, 21, 22, 23, 24, 25, 26, 27, 28, 29, 30, 31, 32, 33, 34, 35, 36, 37, 38, 39, 40, 41, 42, 43, 44, 45, 46, 47, 48, 49, 50, 51, 52, 53, 54, 55, 56, 57, 58, 59, 60, 61, 62, 63, 64, 65, 66, 67, 68, 69, 70, 71, 72, 73, 74, 75], "xaxis": "x", "y": [5.0, 15.0, NaN, 14.0, 13.0, 11.0, 10.0, 10.0, 9.0, 9.0, 9.0, 7.0, 7.0, 7.0, 6.0, 5.0, 5.0, 5.0, 5.0, 5.0, 5.0, 4.0, 4.0, 4.0, 4.0, 4.0, 4.0, 4.0, 4.0, 4.0, 3.0, 3.0, 3.0, 3.0, 3.0, 3.0, 3.0, 3.0, 2.0, 3.0, 3.0, 3.0, 2.0, 7.0, 5.0, 5.0, 4.0, 4.0, 3.0, 3.0, 3.0, 3.0, 3.0, 3.0, 3.0, 2.0, 2.0, 2.0, 2.0, 2.0, 2.0, 2.0, 2.0, 2.0, 2.0, 2.0, 2.0, 2.0, 2.0, 2.0, 3.0, 2.0, 3.0, 2.0, 2.0, 2.0], "yaxis": "y"}, {"hovertemplate": "variable=validation/class_26_dice_score<br>index=%{x}<br>value=%{y}<extra></extra>", "legendgroup": "validation/class_26_dice_score", "line": {"color": "#FF6692", "dash": "solid"}, "marker": {"symbol": "circle"}, "mode": "lines", "name": "validation/class_26_dice_score", "showlegend": true, "type": "scattergl", "x": [0, 1, 2, 3, 4, 5, 6, 7, 8, 9, 10, 11, 12, 13, 14, 15, 16, 17, 18, 19, 20, 21, 22, 23, 24, 25, 26, 27, 28, 29, 30, 31, 32, 33, 34, 35, 36, 37, 38, 39, 40, 41, 42, 43, 44, 45, 46, 47, 48, 49, 50, 51, 52, 53, 54, 55, 56, 57, 58, 59, 60, 61, 62, 63, 64, 65, 66, 67, 68, 69, 70, 71, 72, 73, 74, 75], "xaxis": "x", "y": [30.0, 16.0, 15.0, 15.0, 14.0, 12.0, 11.0, 11.0, 10.0, 10.0, 10.0, 8.0, 8.0, 8.0, 11.0, 8.0, 10.0, 10.0, 11.0, 11.0, 12.0, 10.0, 9.0, 13.0, 11.0, 17.0, 15.0, 18.0, 16.0, 16.0, 15.0, 18.0, 19.0, 18.0, 19.0, 18.0, 16.0, 14.0, 14.0, 17.0, 14.0, 19.0, 18.0, 14.0, 6.0, 17.0, 14.0, 6.0, 17.0, 16.0, 19.0, 19.0, 20.0, 20.0, 20.0, 19.0, 19.0, 19.0, 19.0, 20.0, 21.0, 21.0, 21.0, 18.0, 18.0, 21.0, 17.0, 18.0, 20.0, 17.0, 20.0, 20.0, 21.0, 20.0, 21.0, 20.0], "yaxis": "y"}, {"hovertemplate": "variable=validation/class_27_dice_score<br>index=%{x}<br>value=%{y}<extra></extra>", "legendgroup": "validation/class_27_dice_score", "line": {"color": "#B6E880", "dash": "solid"}, "marker": {"symbol": "circle"}, "mode": "lines", "name": "validation/class_27_dice_score", "showlegend": true, "type": "scattergl", "x": [0, 1, 2, 3, 4, 5, 6, 7, 8, 9, 10, 11, 12, 13, 14, 15, 16, 17, 18, 19, 20, 21, 22, 23, 24, 25, 26, 27, 28, 29, 30, 31, 32, 33, 34, 35, 36, 37, 38, 39, 40, 41, 42, 43, 44, 45, 46, 47, 48, 49, 50, 51, 52, 53, 54, 55, 56, 57, 58, 59, 60, 61, 62, 63, 64, 65, 66, 67, 68, 69, 70, 71, 72, 73, 74, 75], "xaxis": "x", "y": [16.0, 17.0, 16.0, 16.0, 15.0, 13.0, 12.0, 12.0, 11.0, 11.0, 11.0, 9.0, 9.0, 9.0, 7.0, 11.0, 11.0, 18.0, 12.0, 16.0, 20.0, 20.0, 17.0, 21.0, 22.0, 20.0, 19.0, 22.0, 25.0, 23.0, 21.0, 24.0, 27.0, 24.0, 22.0, 21.0, 19.0, 23.0, 19.0, 20.0, 19.0, 23.0, 20.0, 8.0, 21.0, 19.0, 21.0, 19.0, 20.0, 28.0, 23.0, 28.0, 26.0, 23.0, 25.0, 28.0, 22.0, 23.0, 22.0, 22.0, 19.0, 22.0, 20.0, 24.0, 20.0, 19.0, 18.0, 20.0, 24.0, 22.0, 19.0, 19.0, 20.0, 15.0, 20.0, 19.0], "yaxis": "y"}, {"hovertemplate": "variable=validation/class_28_dice_score<br>index=%{x}<br>value=%{y}<extra></extra>", "legendgroup": "validation/class_28_dice_score", "line": {"color": "#FF97FF", "dash": "solid"}, "marker": {"symbol": "circle"}, "mode": "lines", "name": "validation/class_28_dice_score", "showlegend": true, "type": "scattergl", "x": [0, 1, 2, 3, 4, 5, 6, 7, 8, 9, 10, 11, 12, 13, 14, 15, 16, 17, 18, 19, 20, 21, 22, 23, 24, 25, 26, 27, 28, 29, 30, 31, 32, 33, 34, 35, 36, 37, 38, 39, 40, 41, 42, 43, 44, 45, 46, 47, 48, 49, 50, 51, 52, 53, 54, 55, 56, 57, 58, 59, 60, 61, 62, 63, 64, 65, 66, 67, 68, 69, 70, 71, 72, 73, 74, 75], "xaxis": "x", "y": [10.0, 18.0, 17.0, 17.0, 16.0, 14.0, 13.0, 13.0, 12.0, 12.0, 12.0, 10.0, 10.0, 10.0, 12.0, 14.0, 17.0, 16.0, 18.0, 14.0, 15.0, 18.0, 14.0, 14.0, 16.0, 16.0, 14.0, 13.0, 13.0, 14.0, 12.0, 16.0, 17.0, 16.0, 16.0, 16.0, 17.0, 16.0, 17.0, 16.0, 18.0, 17.0, 14.0, 17.0, 13.0, 13.0, 15.0, 16.0, 18.0, 17.0, 17.0, 16.0, 16.0, 16.0, 16.0, 16.0, 16.0, 17.0, 17.0, 17.0, 17.0, 17.0, 17.0, 17.0, 16.0, 14.0, 19.0, 15.0, 17.0, 11.0, 15.0, 14.0, 15.0, 16.0, 12.0, 18.0], "yaxis": "y"}, {"hovertemplate": "variable=validation/class_29_dice_score<br>index=%{x}<br>value=%{y}<extra></extra>", "legendgroup": "validation/class_29_dice_score", "line": {"color": "#FECB52", "dash": "solid"}, "marker": {"symbol": "circle"}, "mode": "lines", "name": "validation/class_29_dice_score", "showlegend": true, "type": "scattergl", "x": [0, 1, 2, 3, 4, 5, 6, 7, 8, 9, 10, 11, 12, 13, 14, 15, 16, 17, 18, 19, 20, 21, 22, 23, 24, 25, 26, 27, 28, 29, 30, 31, 32, 33, 34, 35, 36, 37, 38, 39, 40, 41, 42, 43, 44, 45, 46, 47, 48, 49, 50, 51, 52, 53, 54, 55, 56, 57, 58, 59, 60, 61, 62, 63, 64, 65, 66, 67, 68, 69, 70, 71, 72, 73, 74, 75], "xaxis": "x", "y": [37.0, 19.0, 18.0, 18.0, 17.0, 15.0, 14.0, 14.0, 13.0, 13.0, 13.0, 11.0, 11.0, 11.0, 8.0, 6.0, 7.0, 9.0, 6.0, 10.0, 14.0, 17.0, 16.0, 20.0, 24.0, 19.0, 24.0, 23.0, 24.0, 29.0, 33.0, 28.0, 26.0, 33.0, 33.0, 35.0, 36.0, 31.0, 36.0, 37.0, 38.0, 31.0, 36.0, 9.0, 11.0, 14.0, 20.0, 22.0, 27.0, 37.0, 35.0, 37.0, 36.0, 34.0, 38.0, 37.0, 38.0, 37.0, 38.0, 39.0, 37.0, 39.0, 38.0, 39.0, 38.0, 32.0, 43.0, 37.0, 39.0, 32.0, 31.0, 36.0, 43.0, 36.0, 41.0, 37.0], "yaxis": "y"}], "layout": {"legend": {"title": {"text": "variable"}, "tracegroupgap": 0}, "margin": {"t": 60}, "xaxis": {"anchor": "y", "domain": [0, 1], "title": {"text": "index"}}, "yaxis": {"anchor": "x", "domain": [0, 1], "title": {"text": "value"}}}}
